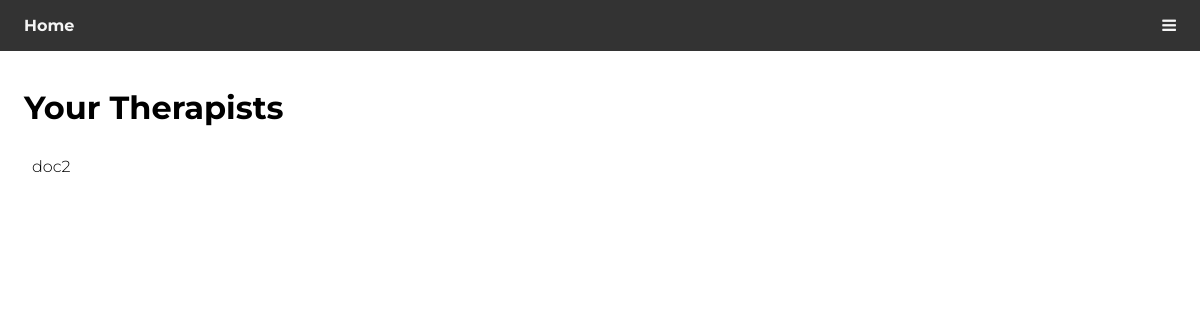
Before: /users/your_therapists/ (signed in) with the older database file.
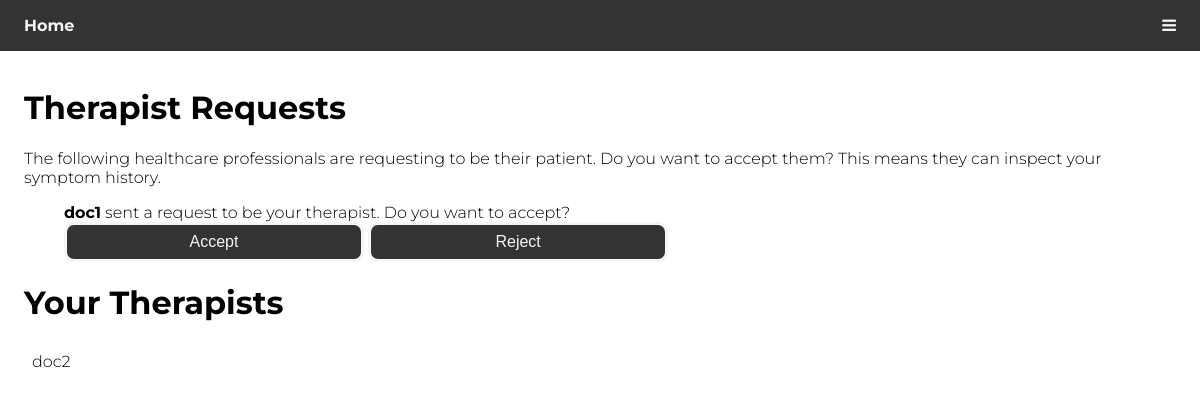
After: the same page with the newer database file.
### users/models.py (models this page shows, shortened)
class HealthProfessionalProfile(models.Model):
    user = models.OneToOneField(User, on_delete=models.CASCADE, related_name='health_professional_profile', unique=True)

class TherapyAgreement(models.Model):
    class STATUS(models.TextChoices):
        PENDING = "Pending"
        ACCEPTED = "Accepted"
        REJECTED = "Rejected"
    health_professional = models.ForeignKey(HealthProfessionalProfile, on_delete=models.CASCADE, related_name="therapy_agreements")
    patient = models.ForeignKey(PatientProfile, on_delete=models.CASCADE, related_name="therapy_agreements")
    status = models.TextField(choices=STATUS.choices, default=STATUS.PENDING)

### users/views.py (the view)
# urls.py: path('your_therapists/', views.your_therapists_view, name = "your_therapists"),
def your_therapists_view(request):
    current_user = request.user
    if current_user.groups.filter(name="Patient").exists():
        patient_profile_current_user = PatientProfile.objects.get(user = current_user)
        therapy_agreements = TherapyAgreement.objects.filter(patient=patient_profile_current_user, status=TherapyAgreement.STATUS.PENDING)
        therapists = patient_profile_current_user.health_professional.all()
        return render(request, 'users/your_therapists.html', {'therapists': therapists, 'therapy_agreements': therapy_agreements})
    else:
        return HttpResponseForbidden("You do not have permission to view this user's responses.")

### users/templatetags/user_extras.py (called while the page is built)
@register.filter
def has_group(user, group_name):
    return user.groups.filter(name=group_name).exists()

### users/templates/users/your_therapists.html (shortened to what this page needs)
{% extends "layout.html" %}
{% block content %}
    {% if therapy_agreements %}
    <h1>Therapist Requests</h1>
    <p>The following healthcare professionals are requesting to be their patient. Do you want to accept them? This means they can inspect your symptom history. </p>
    <ul>
        {% for therapy_agreement in therapy_agreements %}
            <div id="therapy_agreement-{{therapy_agreement.id}}">
                <span class="bold">{{therapy_agreement.health_professional.user}}</span> sent a request to be your therapist. Do you want to accept? <br>
                <button class="submit-button" onclick="setTherapyAgreementStatus({{therapy_agreement.id}}, 'Accepted')">Accept</button>
                <button class="submit-button" onclick="setTherapyAgreementStatus({{therapy_agreement.id}}, 'Rejected')">Reject</button>
            </div>
        {% endfor %}
    {% endif %}
    </ul>
    <h1>Your Therapists</h1>
    {% for therapist  in therapists %}
    <div>
        <ul class="person-list">
            <li>{{therapist.user.username}}</li>
        </ul>
    </div>
    {% endfor %}
{% endblock %}

### templates/layout.html (shortened to what this page needs)
<!DOCTYPE html>
{% load static %}
{% load user_extras %}
<html lang="en">
<head>
    <link rel="stylesheet" href="{% static 'css/style.css' %}">
    <link rel="stylesheet" href="https://cdnjs.cloudflare.com/ajax/libs/font-awesome/4.7.0/css/font-awesome.min.css">
</head>
<body>
    <nav class = "navbar">
        <div class="top-nav-container">
            <a href="/">Home</a>
            <a href="javascript:void(0);" class="menu-icon" onclick="switchMenu()">
                <i class="fa fa-bars"></i>
            </a>
        </div>
    </nav>
    <div class="content-wrapper">
        {% block content %}
        {% endblock %}
    </div>
</body>
</html>

### static/css/style.css (style rules this page uses)
html { font-family: "Montserrat", sans-serif; font-size: 16px; font-weight: 300; font-style: light; }
.navbar { background-color: #333; color: white; position: sticky; top: 0; display: flex; justify-content: center; flex-direction: column; }
.top-nav-container { width: 100%; display: flex; justify-content: space-between; align-self: center; }
.navbar a { color: whitesmoke; text-decoration: none; padding: 1rem 1.5rem; }
.menu-icon { align-self: center; }
body { padding: 0%; margin: 0%; border: 0%; }
.content-wrapper { width: 100%; padding: 1rem 1.5rem; box-sizing: border-box; }
.submit-button { background-color: #333; color: whitesmoke; border: solid; border-radius: 10px; padding: 0.5rem 1rem; font-size: 1rem; font-weight: 500; cursor: pointer; width: 300px; text-decoration: none; }
.bold { font-weight: bold; }
.person-list { padding: 0.5rem 0.5rem; list-style: none; }

Changed rows visible on the page:
added TherapyAgreement: health_professional.user "doc1"
Other visible differences:
text now shown: "Therapist Requests The following healthcare professionals are requesting to be their patient. Do you want to accept them? This means they can inspect your symptom history."
